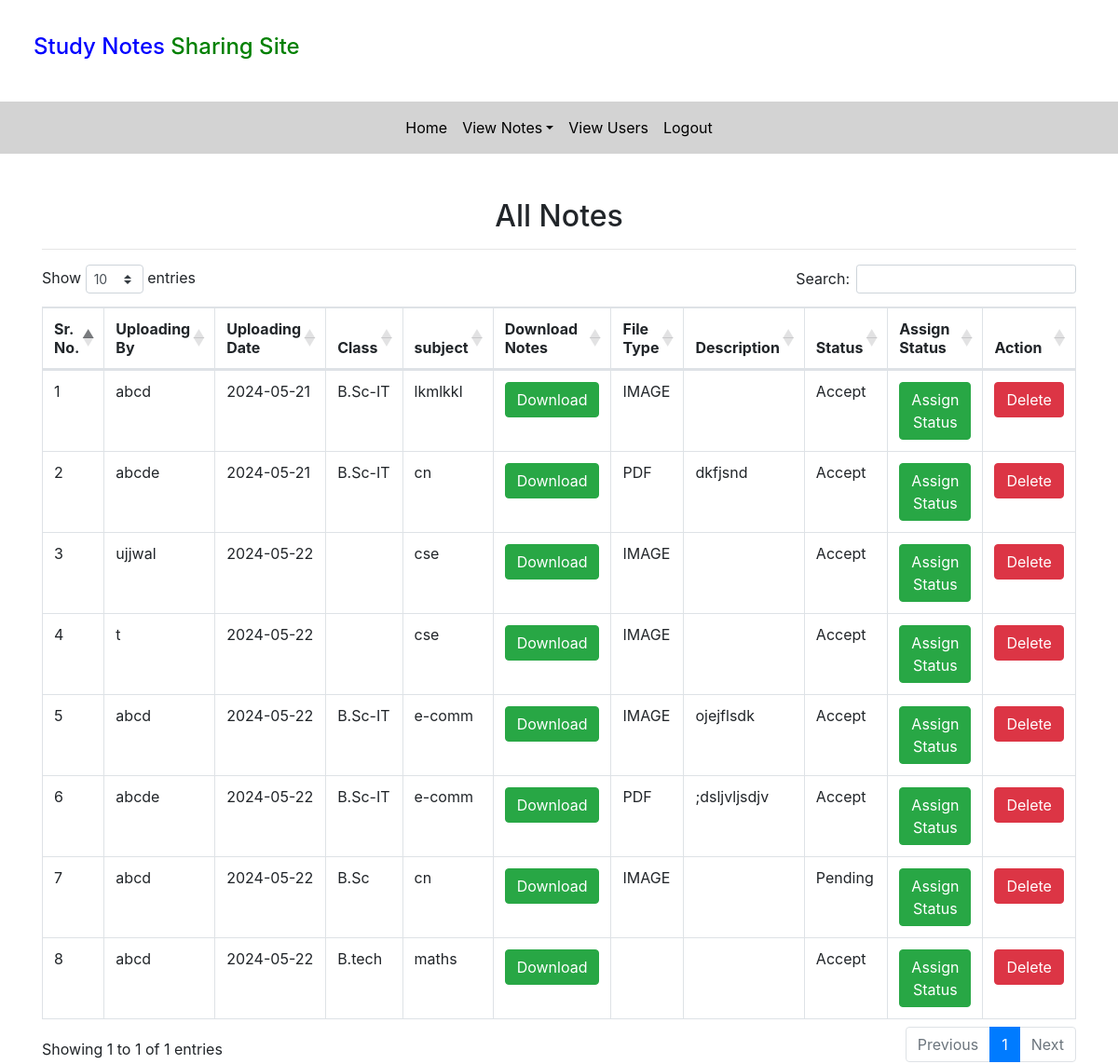
Page /all_notes on the committed database.
### exam/models.py (models this page shows, shortened)
class Notes(models.Model):
    user = models.ForeignKey(User, on_delete=models.CASCADE)
    uploadingdate = models.CharField(max_length=30)
    branch = models.CharField(max_length=30)
    subject = models.CharField(max_length=30)
    notesfile = models.FileField(null=True)
    filetype = models.CharField(max_length=30)
    description = models.CharField(max_length=200, null=True)
    status = models.CharField(max_length=15)

### exam/views.py (the view)
# urls.py: path('all_notes', views.all_notes, name='all_notes'),
def all_notes(request):
    notes = Notes.objects.all()
    d = {'notes' : notes}
    return render(request, 'notes_sharing/all_notes.html', d)

### templates/notes_sharing/all_notes.html (shortened to what this page needs)
{%  extends 'notes_sharing/admin_navigation.html' %}
{% load static %}
{% block body %}
<link rel="stylesheet" href="//cdnjs.cloudflare.com/ajax/libs/twitter-bootstrap/4.5.2/css/bootstrap.css">
<link rel="stylesheet" href="https://cdn.datatables.net/1.10.22/css/dataTables.bootstrap4.min.css">
<div class="container mt-5">
    <h2 class="text-center">All Notes</h2>
    <hr>
    <table class="table table-bordered" id="example">
        <thead>
        <tr>
            <th>Sr. No.</th>
            <th>Uploading By</th>
            <th>Uploading Date</th>
            <th>Class</th>
            <th>subject</th>
            <th>Download Notes</th>
            <th>File Type</th>
            <th>Description</th>
            <th>Status</th>
            {% ifnotequal userType "student" %}
            {% ifnotequal userType "TEACHER" %}
            <th>Assign Status</th>
            <th>Action</th>
            {% endifnotequal %}
            {% endifnotequal %}
        </tr>
        </thead>
        {% for i in notes %}
        <tbody>
        <tr>
            <td>{{forloop.counter}}</td>
            <td>{{i.user.username}}</td>
            <td>{{i.uploadingdate}}</td>
            <td>{{i.branch}}</td>
            <td>{{i.subject}}</td>
            <td><a href="{{i.notesfile.url}}" class="btn btn-success" download>Download</a></td>
            <td>{{i.filetype}}</td>
            <td>{{i.description}}</td>
            <td>{{i.status}}</td>
            {% ifnotequal userType "student" %}
            {% ifnotequal userType "TEACHER" %}
            <td><a href="{% url 'assign_status' i.id %}" class="btn btn-success">Assign Status</a></td>
            <td><a href="{% url 'delete_notes' i.id %}" class="btn btn-danger" onclick="return confirm('Are you sure?')">Delete</a></td>
            {% endifnotequal %}
            {% endifnotequal %}
        </tr>
        {% endfor %}
        </tbody>
    </table>
</div>
{% endblock %}

### rows in the picture
Notes: user.username "abcd", uploadingdate "2024-05-21", branch "B.Sc-IT", subject "lkmlkkl", filetype "IMAGE", status "Accept"
Notes: user.username "abcde", uploadingdate "2024-05-21", branch "B.Sc-IT", subject "cn", filetype "PDF", description "dkfjsnd", status "Accept"
Notes: user.username "ujjwal", uploadingdate "2024-05-22", subject "cse", filetype "IMAGE", status "Accept"
Notes: user.username "t", uploadingdate "2024-05-22", subject "cse", filetype "IMAGE", status "Accept"
Notes: user.username "abcd", uploadingdate "2024-05-22", branch "B.Sc-IT", subject "e-comm", filetype "IMAGE", description "ojejflsdk", status "Accept"
Notes: user.username "abcde", uploadingdate "2024-05-22", branch "B.Sc-IT", subject "e-comm", filetype "PDF", description ";dsljvljsdjv", status "Accept"
Notes: user.username "abcd", uploadingdate "2024-05-22", branch "B.Sc", subject "cn", filetype "IMAGE", status "Pending"
Notes: user.username "abcd", uploadingdate "2024-05-22", branch "B.tech", subject "maths", status "Accept"
